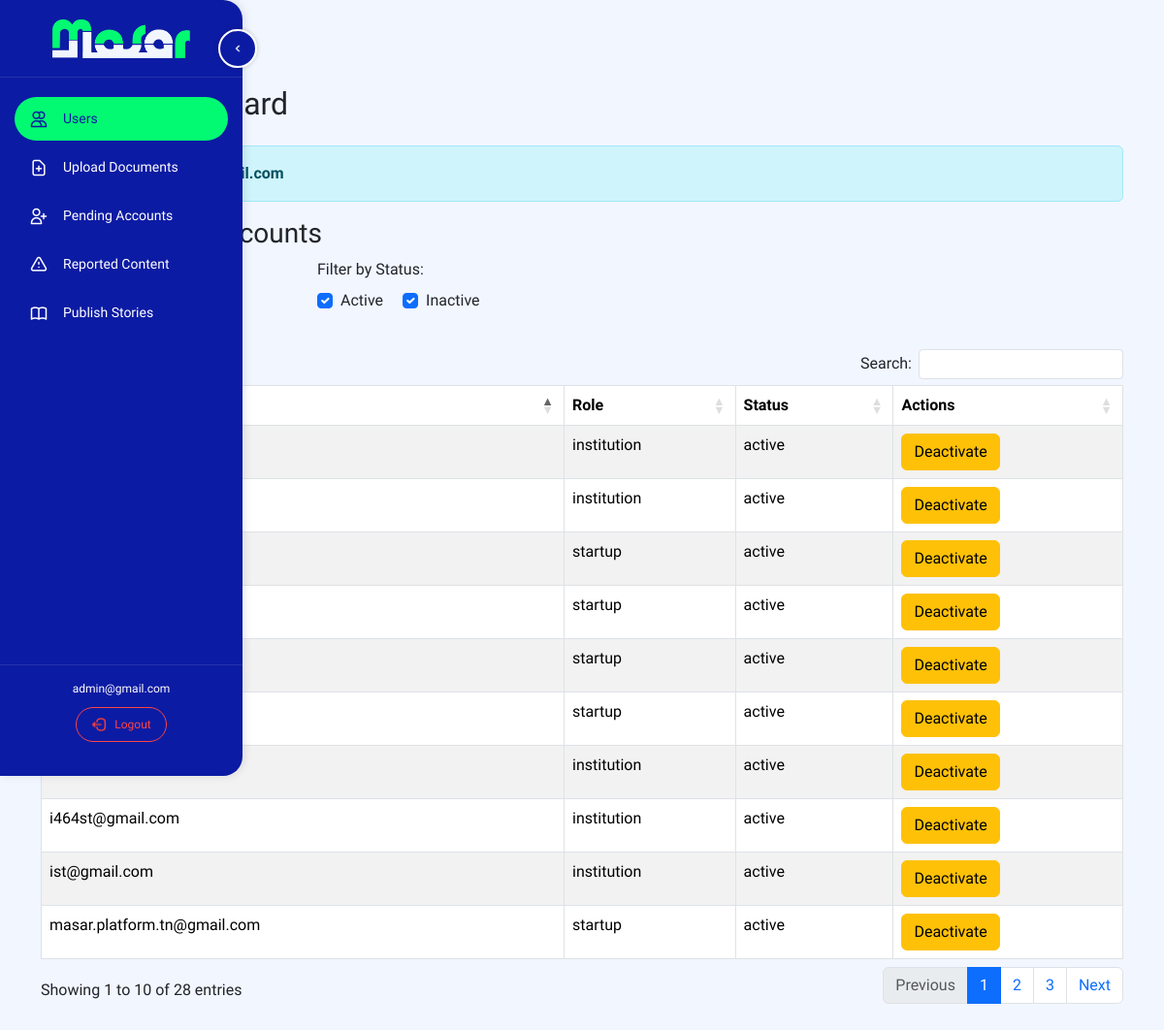
Page /back_office/manage_accounts.php (signed in) on the committed database.
### tables this page shows
CREATE TABLE `users` (
  `user_id` int(11) NOT NULL,
  `email` varchar(100) NOT NULL,
  `password` varchar(255) NOT NULL,
  `role` enum('startup','institution','admin') NOT NULL,
  `status` enum('active','inactive') DEFAULT 'active',
  `created_at` timestamp NOT NULL DEFAULT current_timestamp()
);

### back_office/manage_accounts.php (the view, shortened to what this page needs)
<?php
include 'db.php';
$sql_users = "SELECT user_id, email, role, status FROM users WHERE role IN ('startup', 'institution')";
$result_users = mysqli_query($conn, $sql_users);
$users = [];
while ($row = mysqli_fetch_assoc($result_users)) {
    $users[] = $row;
}
?>
<!DOCTYPE html>
<html lang="en">
<head>
  <link rel="stylesheet" href="https://cdn.jsdelivr.net/npm/bootstrap@5.3.3/dist/css/bootstrap.min.css">
  <link rel="stylesheet" href="https://cdn.datatables.net/1.13.6/css/dataTables.bootstrap5.min.css">
</head>
<body>
<?php include('admin_navbar.php'); ?>
<div class="container py-5">
  <h2 class="mb-4">Admin Dashboard</h2>
  <div class="alert alert-info">
    Logged in as: <strong><?php echo htmlspecialchars($admin_email); ?></strong>
  </div>
  <h3>Manage User Accounts</h3>
  <div class="row mb-4">
  <div class="col-md-3">
    <label for="roleFilter" class="form-label">Filter by Role:</label>
  </div>
  <div class="col-md-3">
    <label class="form-label d-block">Filter by Status:</label>
    <div class="form-check form-check-inline">
      <input class="form-check-input status-filter" type="checkbox" id="activeCheckbox" value="active" checked>
      <label class="form-check-label" for="activeCheckbox">Active</label>
    </div>
    <div class="form-check form-check-inline">
      <input class="form-check-input status-filter" type="checkbox" id="inactiveCheckbox" value="inactive" checked>
      <label class="form-check-label" for="inactiveCheckbox">Inactive</label>
    </div>
  </div>
</div>
  <table id="userTable" class="table table-bordered table-striped">
    <thead>
      <tr>
        <th>Email</th>
        <th>Role</th>
        <th>Status</th>
        <th>Actions</th>
      </tr>
    </thead>
    <tbody>
      <?php foreach ($users as $user) { ?>
        <tr>
          <td><?php echo htmlspecialchars($user['email']); ?></td>
          <td><?php echo htmlspecialchars($user['role']); ?></td>
          <td><?php echo htmlspecialchars($user['status']); ?></td>
          <td>
            <?php if ($user['status'] === 'active') { ?>
              <a href="change_status.php?user_id=<?php echo $user['user_id']; ?>&status=inactive" class="btn btn-warning" onclick="return confirm('Are you sure you want to deactivate this account?');">Deactivate</a>
            <?php } else { ?>
              <a href="change_status.php?user_id=<?php echo $user['user_id']; ?>&status=active" class="btn btn-success" onclick="return confirm('Are you sure you want to activate this account?');">Activate</a>
            <?php } ?>
          </td>
        </tr>
      <?php } ?>
    </tbody>
  </table>
</div>
</body>
</html>

### back_office/admin_navbar.php (shortened to what this page needs)
<?php
include 'db.php';
$admin_email = '';
$user_id = $_SESSION['user_id'];
$sql = "SELECT email FROM users WHERE user_id = $user_id";
$result = mysqli_query($conn, $sql);
if ($result && mysqli_num_rows($result) > 0) {
    $row = mysqli_fetch_assoc($result);
    $admin_email = $row['email'];
}
?>
<!DOCTYPE html>
<html lang="en">
<head>
</head>
<body>
    <div class="sidebar" id="sidebar">
        <div class="logo-container">
            <img src="images/logo-expanded.png" alt="Logo" class="logo logo-expanded">
            <button class="toggle-btn" id="toggleBtn">
                <img src="images/toggle-expanded.png" alt="Toggle" class="toggle-icon toggle-icon-expanded">
            </button>
        </div>
        <ul class="nav-menu">
            <li class="nav-item">
                <a href="manage_accounts.php" class="nav-link">
                    <img src="images/users-icon.png" alt="Users" class="nav-icon">
                    <span class="nav-text">Users</span>
                </a>
            </li>
            <li class="nav-item">
                <a href="upload_documents.php" class="nav-link">
                    <img src="images/upload-icon.png" alt="Upload" class="nav-icon">
                    <span class="nav-text">Upload Documents</span>
                </a>
            </li>
            <li class="nav-item">
                <a href="manage_pending_accounts.php" class="nav-link">
                    <img src="images/pending-icon.png" alt="Pending" class="nav-icon">
                    <span class="nav-text">Pending Accounts</span>
                </a>
            </li>
            <li class="nav-item">
                <a href="admin_reported_posts.php" class="nav-link">
                    <img src="images/reported-icon.png" alt="Reported" class="nav-icon">
                    <span class="nav-text">Reported Content</span>
                </a>
            </li>
            <li class="nav-item">
                <a href="admin_publish_success.php" class="nav-link">
                    <img src="images/publish-icon.png" alt="Publish" class="nav-icon">
                    <span class="nav-text">Publish Stories</span>
                </a>
            </li>
        </ul>
        <div class="user-info">
            <span class="user-email"><?php echo htmlspecialchars($admin_email); ?></span>
            <a href="logout.php" class="logout-btn">
                <img src="images/logout-icon.png" alt="Logout" class="logout-icon">
                <span class="logout-text">Logout</span>
            </a>
        </div>
    </div>
    <div class="main-content">
    </div>
</body>
</html>

### back_office/manage_accounts.php (style rules this page uses)
body { background-color:#F2F6FF; }

### back_office/admin_navbar.php (style rules this page uses)
:root { --sidebar-bg: #0C1BA3; --active-bg: #02FA72; --hover-bg: rgba(2, 250, 114, 0.2); --active-text: #0C1BA3; --text-color: #FFFFFF; --logout-color: #FF4444; --transition-speed: 0.3s; }
body { margin: 0; padding: 0; font-family: 'IBM Plex Sans Devanagari', sans-serif; transition: margin-left var(--transition-speed); }
.sidebar { position: fixed; top: 0; left: 0; width: 250px; height: 100vh; background: var(--sidebar-bg); color: var(--text-color); transition: width var(--transition-speed); overflow: visible; z-index: 1000; border-top-right-radius: 20px; border-bottom-right-radius: 20px; box-shadow: 2px 0 10px rgba(0, 0, 0, 0.1); }
.logo-container { padding: 20px; display: flex; align-items: center; justify-content: center; height: 80px; box-sizing: border-box; position: relative; border-bottom: 1px solid rgba(255, 255, 255, 0.1); }
.logo { height: 40px; width: auto; object-fit: contain; transition: all var(--transition-speed); }
.logo-expanded { width: 180px; }
.nav-menu { list-style: none; padding: 0; margin: 20px 0; }
.nav-item { position: relative; margin: 5px 15px; }
.nav-link { display: flex; align-items: center; padding: 12px 15px; color: var(--text-color); text-decoration: none; border-radius: 99px; transition: all var(--transition-speed); white-space: nowrap; font-size: 14px; }
.nav-link.active { background: var(--active-bg); color: var(--active-text); }
.nav-icon { width: 20px; height: 20px; margin-right: 15px; transition: margin var(--transition-speed); }
.nav-text { transition: opacity var(--transition-speed); }
.user-info { position: absolute; bottom: 20px; left: 0; width: 100%; padding: 15px; border-top: 1px solid rgba(255, 255, 255, 0.1); display: flex; flex-direction: column; align-items: center; transition: all var(--transition-speed); overflow: hidden; text-align: center; }
.user-email { font-size: 12px; margin-bottom: 10px; white-space: nowrap; opacity: 1; transition: opacity var(--transition-speed); width: 100%; text-align: center; }
.logout-btn { background: transparent; border: 1px solid var(--logout-color); color: var(--logout-color); padding: 8px 15px; border-radius: 99px; cursor: pointer; font-size: 12px; transition: all var(--transition-speed); width: auto; white-space: nowrap; text-decoration: none; display: flex; align-items: center; justify-content: center; }
.logout-icon { width: 16px; height: 16px; margin-right: 8px; }
.toggle-btn { position: absolute; top: 30px; right: -15px; width: 40px; height: 40px; background: var(--sidebar-bg); border-radius: 50%; display: flex; justify-content: center; align-items: center; cursor: pointer; border: 2px solid white; z-index: 1001; transition: all var(--transition-speed); box-shadow: 0 0 5px rgba(0, 0, 0, 0.2); transform: translateX(0); }
.toggle-icon { width: 20px; height: 20px; transition: opacity var(--transition-speed); }
.main-content { margin-left: 250px; padding: 20px; transition: margin-left var(--transition-speed); }

### rows in the picture
users: email "admin@gmail.com"
users: role "startup", status "active"
users: role "startup", status "active"
users: role "startup", status "active"
users: role "institution", status "active"
users: role "institution", status "active"
users: role "institution", status "active"
users: email "ist@gmail.com", role "institution", status "active"
users: email "i464st@gmail.com", role "institution", status "active"
users: role "startup", status "active"
users: email "masar.platform.tn@gmail.com", role "startup", status "active"
